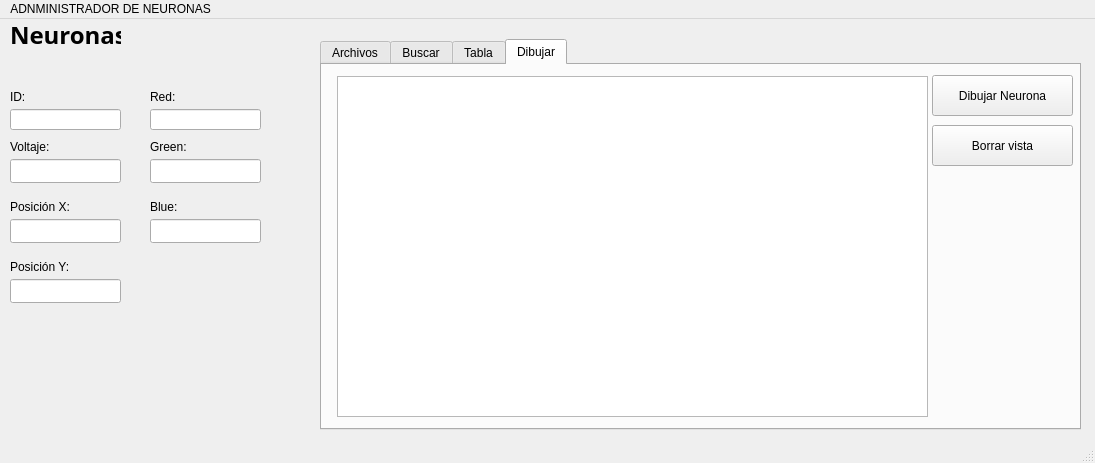
<?xml version="1.0" encoding="UTF-8"?>
<ui version="4.0">
 <class>Menu</class>
 <widget class="QMainWindow" name="Menu">
  <property name="geometry">
   <rect>
    <x>0</x>
    <y>0</y>
    <width>1095</width>
    <height>463</height>
   </rect>
  </property>
  <property name="windowTitle">
   <string>Menu</string>
  </property>
  <widget class="QWidget" name="centralwidget">
   <widget class="QLineEdit" name="lineID">
    <property name="geometry">
     <rect>
      <x>10</x>
      <y>90</y>
      <width>111</width>
      <height>21</height>
     </rect>
    </property>
   </widget>
   <widget class="QLineEdit" name="lineVoltaje">
    <property name="geometry">
     <rect>
      <x>10</x>
      <y>140</y>
      <width>111</width>
      <height>24</height>
     </rect>
    </property>
   </widget>
   <widget class="QLineEdit" name="lineX">
    <property name="geometry">
     <rect>
      <x>10</x>
      <y>200</y>
      <width>111</width>
      <height>24</height>
     </rect>
    </property>
   </widget>
   <widget class="QLabel" name="label">
    <property name="geometry">
     <rect>
      <x>10</x>
      <y>0</y>
      <width>111</width>
      <height>31</height>
     </rect>
    </property>
    <property name="font">
     <font>
      <family>Segoe UI Variable Display Semib</family>
      <pointsize>18</pointsize>
      <bold>true</bold>
     </font>
    </property>
    <property name="text">
     <string>Neuronas</string>
    </property>
   </widget>
   <widget class="QLabel" name="label_2">
    <property name="geometry">
     <rect>
      <x>10</x>
      <y>70</y>
      <width>49</width>
      <height>16</height>
     </rect>
    </property>
    <property name="text">
     <string>ID:</string>
    </property>
   </widget>
   <widget class="QLabel" name="label_3">
    <property name="geometry">
     <rect>
      <x>10</x>
      <y>120</y>
      <width>49</width>
      <height>16</height>
     </rect>
    </property>
    <property name="text">
     <string>Voltaje:</string>
    </property>
   </widget>
   <widget class="QLabel" name="label_4">
    <property name="geometry">
     <rect>
      <x>10</x>
      <y>180</y>
      <width>71</width>
      <height>16</height>
     </rect>
    </property>
    <property name="text">
     <string>Posición X:</string>
    </property>
   </widget>
   <widget class="QLineEdit" name="lineY">
    <property name="geometry">
     <rect>
      <x>10</x>
      <y>260</y>
      <width>111</width>
      <height>24</height>
     </rect>
    </property>
   </widget>
   <widget class="QLabel" name="label_5">
    <property name="geometry">
     <rect>
      <x>10</x>
      <y>240</y>
      <width>61</width>
      <height>16</height>
     </rect>
    </property>
    <property name="text">
     <string>Posición Y:</string>
    </property>
   </widget>
   <widget class="QLineEdit" name="lineBlue">
    <property name="geometry">
     <rect>
      <x>150</x>
      <y>200</y>
      <width>111</width>
      <height>24</height>
     </rect>
    </property>
   </widget>
   <widget class="QLabel" name="label_6">
    <property name="geometry">
     <rect>
      <x>150</x>
      <y>70</y>
      <width>49</width>
      <height>16</height>
     </rect>
    </property>
    <property name="text">
     <string>Red:</string>
    </property>
   </widget>
   <widget class="QLineEdit" name="lineRed">
    <property name="geometry">
     <rect>
      <x>150</x>
      <y>90</y>
      <width>111</width>
      <height>21</height>
     </rect>
    </property>
   </widget>
   <widget class="QLabel" name="label_7">
    <property name="geometry">
     <rect>
      <x>150</x>
      <y>120</y>
      <width>49</width>
      <height>16</height>
     </rect>
    </property>
    <property name="text">
     <string>Green:</string>
    </property>
   </widget>
   <widget class="QLineEdit" name="lineGreen">
    <property name="geometry">
     <rect>
      <x>150</x>
      <y>140</y>
      <width>111</width>
      <height>24</height>
     </rect>
    </property>
   </widget>
   <widget class="QLabel" name="label_8">
    <property name="geometry">
     <rect>
      <x>150</x>
      <y>180</y>
      <width>71</width>
      <height>16</height>
     </rect>
    </property>
    <property name="text">
     <string>Blue:</string>
    </property>
   </widget>
   <widget class="QLabel" name="labelVerificar">
    <property name="geometry">
     <rect>
      <x>180</x>
      <y>20</y>
      <width>241</width>
      <height>16</height>
     </rect>
    </property>
    <property name="text">
     <string/>
    </property>
   </widget>
   <widget class="QTabWidget" name="tabWidget">
    <property name="geometry">
     <rect>
      <x>320</x>
      <y>20</y>
      <width>761</width>
      <height>391</height>
     </rect>
    </property>
    <property name="currentIndex">
     <number>3</number>
    </property>
    <widget class="QWidget" name="tab">
     <attribute name="title">
      <string>Archivos</string>
     </attribute>
     <widget class="QPushButton" name="buttonClean">
      <property name="geometry">
       <rect>
        <x>340</x>
        <y>40</y>
        <width>80</width>
        <height>41</height>
       </rect>
      </property>
      <property name="text">
       <string>Limpiar</string>
      </property>
     </widget>
     <widget class="QPushButton" name="buttonRead">
      <property name="geometry">
       <rect>
        <x>200</x>
        <y>70</y>
        <width>101</width>
        <height>41</height>
       </rect>
      </property>
      <property name="text">
       <string>Importar archivo</string>
      </property>
     </widget>
     <widget class="QPushButton" name="buttonSave">
      <property name="geometry">
       <rect>
        <x>200</x>
        <y>20</y>
        <width>101</width>
        <height>41</height>
       </rect>
      </property>
      <property name="text">
       <string>Guardar archivo</string>
      </property>
     </widget>
     <widget class="QTextEdit" name="textNeuronas">
      <property name="geometry">
       <rect>
        <x>10</x>
        <y>120</y>
        <width>451</width>
        <height>231</height>
       </rect>
      </property>
     </widget>
     <widget class="QPushButton" name="buttonAgregarFinal">
      <property name="geometry">
       <rect>
        <x>10</x>
        <y>70</y>
        <width>161</width>
        <height>41</height>
       </rect>
      </property>
      <property name="text">
       <string>Agregar Neurona al Final</string>
      </property>
     </widget>
     <widget class="QPushButton" name="buttonAgregar">
      <property name="geometry">
       <rect>
        <x>10</x>
        <y>20</y>
        <width>161</width>
        <height>41</height>
       </rect>
      </property>
      <property name="text">
       <string>Agregar Neurona al Inicio</string>
      </property>
     </widget>
    </widget>
    <widget class="QWidget" name="tab_2">
     <attribute name="title">
      <string>Buscar</string>
     </attribute>
     <widget class="QTextEdit" name="textBuscar">
      <property name="geometry">
       <rect>
        <x>30</x>
        <y>80</y>
        <width>341</width>
        <height>241</height>
       </rect>
      </property>
     </widget>
     <widget class="QPushButton" name="buttonBuscar">
      <property name="geometry">
       <rect>
        <x>290</x>
        <y>20</y>
        <width>80</width>
        <height>24</height>
       </rect>
      </property>
      <property name="text">
       <string>Buscar</string>
      </property>
     </widget>
     <widget class="QLabel" name="label_9">
      <property name="geometry">
       <rect>
        <x>30</x>
        <y>20</y>
        <width>91</width>
        <height>16</height>
       </rect>
      </property>
      <property name="text">
       <string>Buscar Neurona:</string>
      </property>
     </widget>
     <widget class="QLineEdit" name="lineBuscar">
      <property name="geometry">
       <rect>
        <x>150</x>
        <y>20</y>
        <width>111</width>
        <height>21</height>
       </rect>
      </property>
     </widget>
    </widget>
    <widget class="QWidget" name="tab_3">
     <attribute name="title">
      <string>Tabla</string>
     </attribute>
     <widget class="QPushButton" name="buttonSaveTable">
      <property name="geometry">
       <rect>
        <x>30</x>
        <y>30</y>
        <width>131</width>
        <height>41</height>
       </rect>
      </property>
      <property name="text">
       <string>Guardar tabla</string>
      </property>
     </widget>
     <widget class="QPushButton" name="buttonAdd">
      <property name="geometry">
       <rect>
        <x>750</x>
        <y>120</y>
        <width>101</width>
        <height>24</height>
       </rect>
      </property>
      <property name="text">
       <string>Agregar a Tabla</string>
      </property>
     </widget>
     <widget class="QTableWidget" name="tableNeuronas">
      <property name="geometry">
       <rect>
        <x>20</x>
        <y>110</y>
        <width>701</width>
        <height>221</height>
       </rect>
      </property>
      <property name="rowCount">
       <number>0</number>
      </property>
      <property name="columnCount">
       <number>7</number>
      </property>
      <column/>
      <column/>
      <column/>
      <column/>
      <column/>
      <column/>
      <column/>
     </widget>
     <widget class="QPushButton" name="buttonImportar">
      <property name="geometry">
       <rect>
        <x>200</x>
        <y>30</y>
        <width>141</width>
        <height>41</height>
       </rect>
      </property>
      <property name="text">
       <string>Importar a tabla</string>
      </property>
     </widget>
    </widget>
    <widget class="QWidget" name="tab_4">
     <attribute name="title">
      <string>Dibujar</string>
     </attribute>
     <widget class="QGraphicsView" name="graphicsViewNeuronas">
      <property name="geometry">
       <rect>
        <x>15</x>
        <y>11</y>
        <width>591</width>
        <height>341</height>
       </rect>
      </property>
     </widget>
     <widget class="QPushButton" name="pushButton">
      <property name="geometry">
       <rect>
        <x>610</x>
        <y>10</y>
        <width>141</width>
        <height>41</height>
       </rect>
      </property>
      <property name="text">
       <string>Dibujar Neurona</string>
      </property>
     </widget>
     <widget class="QPushButton" name="pushButton_2">
      <property name="geometry">
       <rect>
        <x>610</x>
        <y>60</y>
        <width>141</width>
        <height>41</height>
       </rect>
      </property>
      <property name="text">
       <string>Borrar vista</string>
      </property>
     </widget>
    </widget>
   </widget>
  </widget>
  <widget class="QMenuBar" name="menubar">
   <property name="geometry">
    <rect>
     <x>0</x>
     <y>0</y>
     <width>1095</width>
     <height>21</height>
    </rect>
   </property>
   <widget class="QMenu" name="menuADNMINISTRADOR_DE_NEURONAS">
    <property name="title">
     <string>ADNMINISTRADOR DE NEURONAS</string>
    </property>
   </widget>
   <addaction name="menuADNMINISTRADOR_DE_NEURONAS"/>
  </widget>
  <widget class="QStatusBar" name="statusbar"/>
 </widget>
 <resources/>
 <connections/>
</ui>
